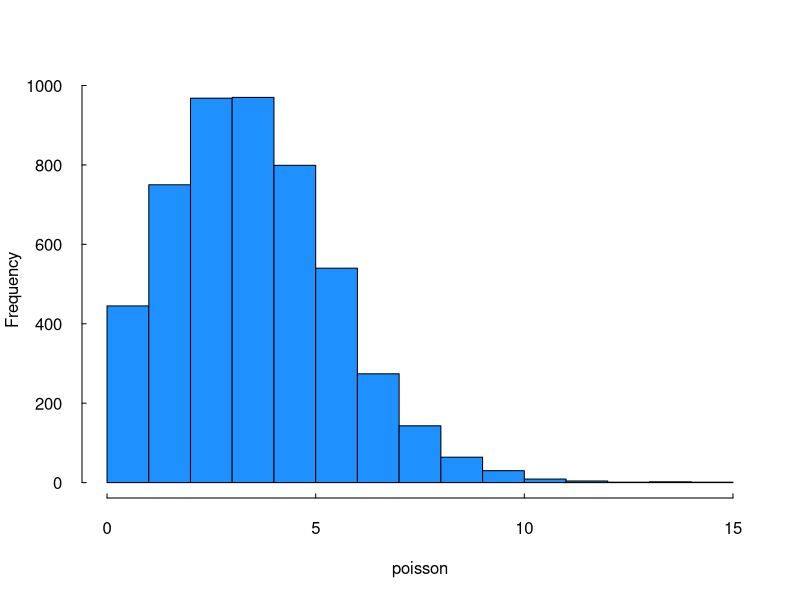

This chart was generated by the following R code:
## ---- chunk 1
poisson=rpois(5000, 4)
hist(poisson, col='dodgerblue1', las=1, tck=0.01, main='')
